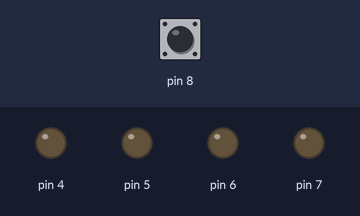
This sketch was run on a simulated Arduino Uno, built with avr-gcc and run on an emulated ATmega328P. Parts: output pins drawn as LEDs (lit = HIGH). The test bench sets the inputs (shaded band); at power-on: pin 8 LOW. What the sketch prints to the serial monitor is not drawn.

Above: at 0.1 s.
1.3 s: pin 8 pulsed HIGH 5 times (0.12 s each, 0.3 s apart)
At 3.3 s:
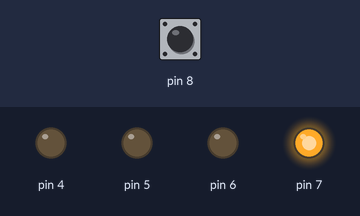
At 5.1 s:
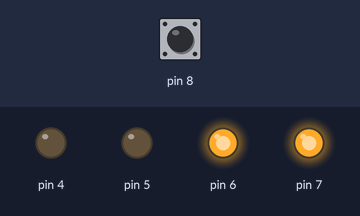
Timing chart, 0 to 11.1 s (numbered marks = the images above; inputs shaded):
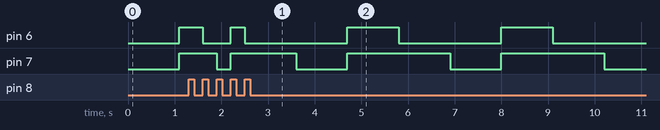

The sketch:

TCS3200.ino
```cpp
#include "TCS3200.h"

TCS3200 tcs(4, 5, 6, 7, 8);

int red;
int green;
int blue;

void setup() {
  tcs.begin();
  Serial.begin(9600);
}

void loop() {
  red = tcs.red();
  Serial.print(" R = ");
  Serial.print(red);

  green = tcs.green();
  Serial.print(" G = ");
  Serial.print(green);

  blue = tcs.blue();
  Serial.print(" B = ");
  Serial.println(blue);

  if ((green > blue) && (green > red)) {
    Serial.println("detected");
  }
}
```

TCS3200.cpp
```cpp
#include "TCS3200.h"

TCS3200::TCS3200(int s0, int s1, int s2, int s3, int out) {
  _s0 = s0;
  _s1 = s1;
  _s2 = s2;
  _s3 = s3;
  _out = out;
}

void TCS3200::begin() {
  pinMode(_s0, OUTPUT);
  pinMode(_s1, OUTPUT);
  pinMode(_s2, OUTPUT);
  pinMode(_s3, OUTPUT);
  pinMode(_out, INPUT);
}

int TCS3200::red() {
  digitalWrite(_s2, LOW);
  digitalWrite(_s3, LOW);

  delay(100);
  return pulseIn(_out, LOW);
}

int TCS3200::green() {
  digitalWrite(_s2, HIGH);
  digitalWrite(_s3, HIGH);

  delay(100);
  return pulseIn(_out, LOW);
}

int TCS3200::blue() {
  digitalWrite(_s2, LOW);
  digitalWrite(_s3, HIGH);

  delay(100);
  return pulseIn(_out, LOW);
}
```

TCS3200.h
```cpp
#ifndef TCS3200_h
#define TCS3200_h

#include <Arduino.h>

class TCS3200 {
public:
  TCS3200(int s0, int s1, int s2, int s3, int out);
  void begin();
  int red();
  int green();
  int blue();

private:
  int _s0;
  int _s1;
  int _s2;
  int _s3;
  int _out;
};

#endif
```
